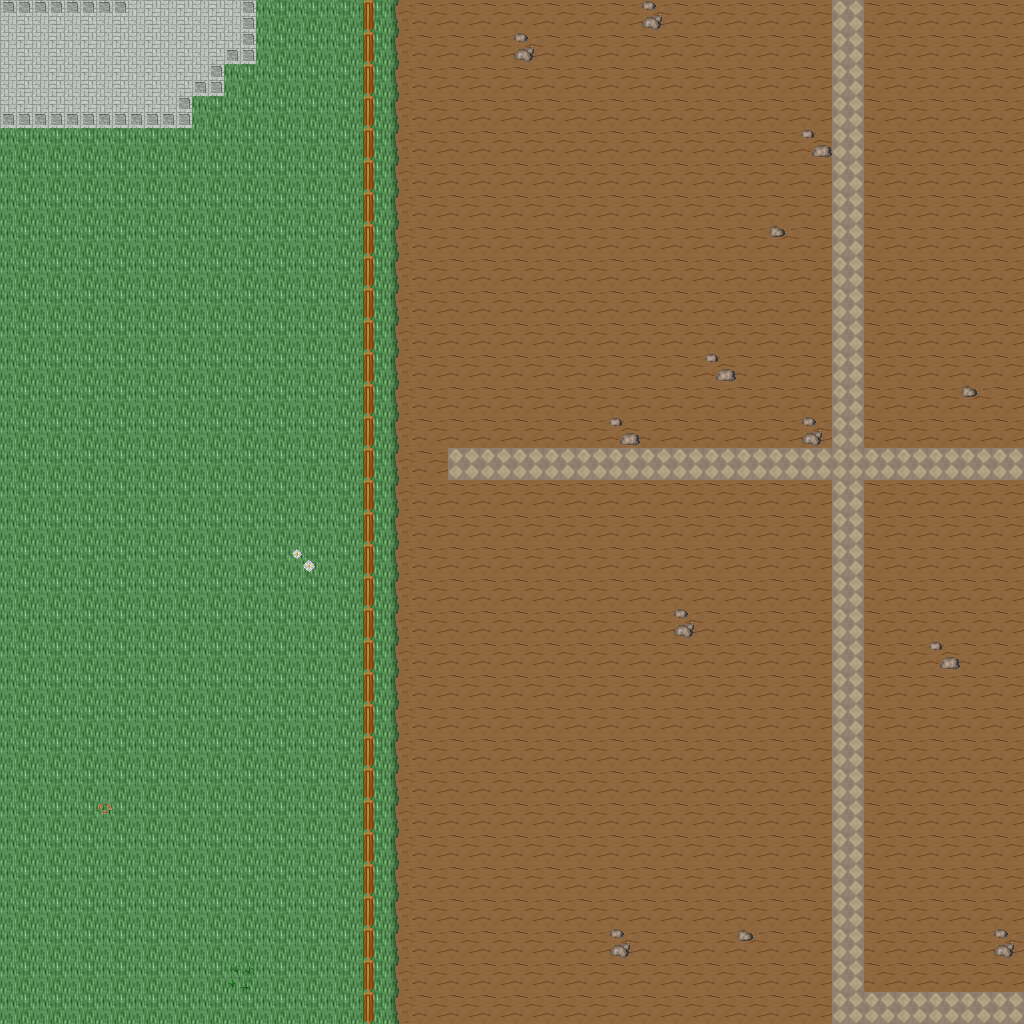

This game map was drawn from its Tiled (.tmx) file and the tilesets committed beside it. A one-line description and the trimmed map source follow:
An orthogonal 32x32 tile map with 32x32 px tiles, 5 tile layers (Ground, Objects, Objects2, Above, ...), 1 hidden layer not drawn, 38 tilesets.

<map version="1.10" tiledversion="1.11.0" orientation="orthogonal" renderorder="right-down" width="32" height="32" tilewidth="32" tileheight="32" infinite="0" nextlayerid="11" nextobjectid="1">
 <tileset firstgid="1" name="ground_ground" tilewidth="32" tileheight="32" tilecount="33" columns="3">
  <image source="../drawable/ground_ground.png" width="96" height="352" />
 </tileset>
 <tileset firstgid="34" name="ground_brown_paving" tilewidth="32" tileheight="32" tilecount="2" columns="2">
  <image source="../drawable/ground_brown_paving.png" width="64" height="32" />
 </tileset>
 <tileset firstgid="36" name="plant_leaves" tilewidth="32" tileheight="32" tilecount="8" columns="4">
  <image source="../drawable/plant_leaves.png" width="128" height="64" />
 </tileset>
 <tileset firstgid="44" name="plant_grasses" tilewidth="32" tileheight="32" tilecount="6" columns="3">
  <image source="../drawable/plant_grasses.png" width="96" height="64" />
 </tileset>
 <tileset firstgid="50" name="plant_flower_daisy_white" tilewidth="32" tileheight="32" tilecount="8" columns="2">
  <image source="../drawable/plant_flower_daisy_white.png" width="64" height="128" />
 </tileset>
 <tileset firstgid="58" name="ground_grass_edges" tilewidth="32" tileheight="32" tilecount="36" columns="12">
  <image source="../drawable/ground_grass_edges.png" width="384" height="96" />
 </tileset>
 <tileset firstgid="94" name="building_wall_wall_brown" tilewidth="32" tileheight="32" tilecount="12" columns="3">
  <image source="../drawable/building_wall_wall_brown.png" width="96" height="128" />
 </tileset>
 <tileset firstgid="106" name="ground_square_patch" tilewidth="32" tileheight="32" tilecount="9" columns="3">
  <image source="../drawable/ground_square_patch.png" width="96" height="96" />
 </tileset>
 <tileset firstgid="115" name="plant_flower_daisy_red" tilewidth="32" tileheight="32" tilecount="8" columns="2">
  <image source="../drawable/plant_flower_daisy_red.png" width="64" height="128" />
 </tileset>
 <tileset firstgid="123" name="plant_bush_bushes" tilewidth="32" tileheight="32" tilecount="10" columns="5">
  <image source="../drawable/plant_bush_bushes.png" width="160" height="64" />
 </tileset>
 <tileset firstgid="133" name="building_fence_fence_chunky" tilewidth="32" tileheight="32" tilecount="21" columns="3">
  <image source="../drawable/building_fence_fence_chunky.png" width="96" height="224" />
 </tileset>
 <tileset firstgid="154" name="plant_tree_tree_darkgreen" tilewidth="32" tileheight="32" tilecount="88" columns="8">
  <image source="../drawable/plant_tree_tree_darkgreen.png" width="256" height="352" />
 </tileset>
 <tileset firstgid="242" name="ground_rock_pebbles" tilewidth="32" tileheight="32" tilecount="3" columns="1">
  <image source="../drawable/ground_rock_pebbles.png" width="32" height="96" />
 </tileset>
 <tileset firstgid="245" name="building_door_door_n" tilewidth="32" tileheight="32" tilecount="6" columns="3">
  <image source="../drawable/building_door_door_n.png" width="96" height="64" />
 </tileset>
 <tileset firstgid="251" name="item_postbox_2" tilewidth="32" tileheight="32" tilecount="2" columns="1">
  <image source="../drawable/item_postbox_2.png" width="32" height="64" />
 </tileset>
 <tileset firstgid="253" name="building_decoration_banner" tilewidth="32" tileheight="32" tilecount="12" columns="1">
  <image source="../drawable/building_decoration_banner.png" width="32" height="384" />
 </tileset>
 <tileset firstgid="265" name="building_door_closed" tilewidth="32" tileheight="32" tilecount="1" columns="1">
  <image source="../drawable/building_door_closed.png" width="32" height="32" />
 </tileset>
 <tileset firstgid="266" name="building_window_window_right" tilewidth="32" tileheight="32" tilecount="2" columns="2">
  <image source="../drawable/building_window_window_right.png" width="64" height="32" />
 </tileset>
 <tileset firstgid="268" name="item_pot_barrel" tilewidth="32" tileheight="32" tilecount="2" columns="1">
  <image source="../drawable/item_pot_barrel.png" width="32" height="64" />
 </tileset>
 <tileset firstgid="270" name="building_window_window_long" tilewidth="32" tileheight="32" tilecount="3" columns="3">
  <image source="../drawable/building_window_window_long.png" width="96" height="32" />
 </tileset>
 <tileset firstgid="273" name="building_window_window_left" tilewidth="32" tileheight="32" tilecount="2" columns="2">
  <image source="../drawable/building_window_window_left.png" width="64" height="32" />
 </tileset>
 <tileset firstgid="275" name="building_roof_blue" tilewidth="32" tileheight="32" tilecount="20" columns="5">
  <image source="../drawable/building_roof_blue.png" width="160" height="128" />
 </tileset>
 <tileset firstgid="295" name="building_roof_red" tilewidth="32" tileheight="32" tilecount="20" columns="5">
  <image source="../drawable/building_roof_red.png" width="160" height="128" />
 </tileset>
 <tileset firstgid="315" name="building_wall_bricked_edges" tilewidth="32" tileheight="32" tilecount="25" columns="5">
  <image source="../drawable/building_wall_bricked_edges.png" width="160" height="160" />
 </tileset>
 <tileset firstgid="340" name="building_wall_earthen_3" tilewidth="32" tileheight="32" tilecount="28" columns="4">
  <image source="../drawable/building_wall_earthen_3.png" width="128" height="224" />
 </tileset>
 <tileset firstgid="368" name="building_decoration_chimney" tilewidth="32" tileheight="32" tilecount="2" columns="1">
  <image source="../drawable/building_decoration_chimney.png" width="32" height="64" />
 </tileset>
 <tileset firstgid="370" name="logic_creature_rodent" tilewidth="32" tileheight="32" tilecount="8" columns="8">
  <image source="../drawable/logic_creature_rodent.png" width="256" height="32" />
 </tileset>
 <tileset firstgid="378" name="logic_item_sheepfood" tilewidth="32" tileheight="32" tilecount="1" columns="1">
  <image source="../drawable/logic_item_sheepfood.png" width="32" height="32" />
 </tileset>
 <tileset firstgid="379" name="logic_item_vegetable" tilewidth="32" tileheight="32" tilecount="16" columns="8">
  <image source="../drawable/logic_item_vegetable.png" width="256" height="64" />
 </tileset>
 <tileset firstgid="395" name="logic_creature_gnome" tilewidth="32" tileheight="32" tilecount="6" columns="6">
  <image source="../drawable/logic_creature_gnome.png" width="192" height="32" />
 </tileset>
 <tileset firstgid="401" name="logic_item_corn" tilewidth="32" tileheight="32" tilecount="5" columns="5">
  <image source="../drawable/logic_item_corn.png" width="160" height="32" />
 </tileset>
 <tileset firstgid="406" name="logic_collision" tilewidth="32" tileheight="32" tilecount="1" columns="1">
  <image source="../drawable/logic_collision.png" width="32" height="32" />
 </tileset>
 <tileset firstgid="407" name="building_decoration_mill_sail" tilewidth="32" tileheight="32" tilecount="4" columns="2">
  <image source="../drawable/building_decoration_mill_sail.png" width="64" height="64" />
 </tileset>
 <tileset firstgid="411" name="ground_green_paving" tilewidth="32" tileheight="32" tilecount="18" columns="3">
  <image source="../drawable/ground_green_paving.png" width="96" height="192" />
 </tileset>
 <tileset firstgid="429" name="light_light_5x5" tilewidth="32" tileheight="32" tilecount="25" columns="5">
  <image source="../drawable/light_light_5x5.png" width="160" height="160" />
 </tileset>
 <tileset firstgid="454" name="furniture_light_small_oil_lamp" tilewidth="32" tileheight="32" tilecount="8" columns="2">
  <image source="../drawable/furniture_light_small_oil_lamp.png" width="64" height="128" />
 </tileset>
 <tileset firstgid="462" name="logic_creature_reptile" tilewidth="32" tileheight="32" tilecount="7" columns="7">
  <image source="../drawable/logic_creature_reptile.png" width="224" height="32" />
 </tileset>
 <tileset firstgid="469" name="logic_creature_fowl" tilewidth="32" tileheight="32" tilecount="6" columns="6">
  <image source="../drawable/logic_creature_fowl.png" width="192" height="32" />
 </tileset>
 <layer id="1" name="Ground" width="32" height="32">
  <data>[1024 cells, 1024 non-empty, 4 distinct tile ids]</data>
 </layer>
 <layer id="2" name="Objects" width="32" height="32">
  <data>[1024 cells, 602 non-empty, 9 distinct tile ids]</data>
 </layer>
 <layer id="3" name="Objects2" width="32" height="32">
  <data>[1024 cells, 45 non-empty, 4 distinct tile ids]</data>
 </layer>
 <layer id="4" name="Above" width="32" height="32">
  <data>[1024 cells, 0 non-empty, 0 distinct tile ids]</data>
 </layer>
 <layer id="5" name="Above2" width="32" height="32">
  <data>[1024 cells, 0 non-empty, 0 distinct tile ids]</data>
 </layer>
 <layer id="6" name="Walkable" width="32" height="32" visible="0">
  <data>[1024 cells, 32 non-empty, 1 distinct tile ids]</data>
 </layer>
 <objectgroup id="7" name="Mapevents" />
 <objectgroup id="8" name="Spawn" />
 <objectgroup id="9" name="Keys" />
 <objectgroup id="10" name="Replace" />
</map>
